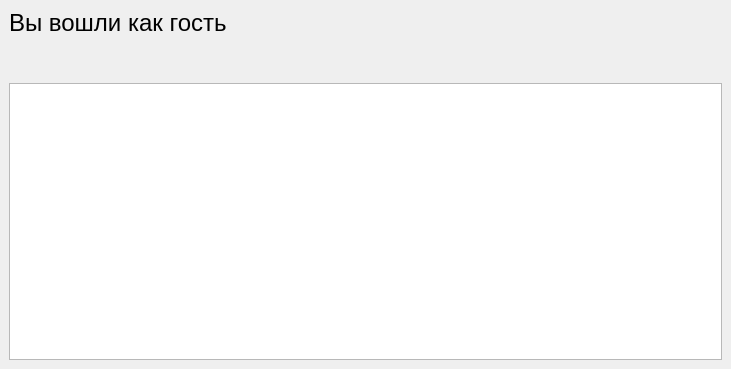
<?xml version="1.0" encoding="UTF-8"?>
<ui version="4.0">
 <class>MainWindow_guest</class>
 <widget class="QMainWindow" name="MainWindow_guest">
  <property name="geometry">
   <rect>
    <x>0</x>
    <y>0</y>
    <width>731</width>
    <height>369</height>
   </rect>
  </property>
  <property name="windowTitle">
   <string>MainWindow</string>
  </property>
  <widget class="QWidget" name="centralwidget">
   <layout class="QVBoxLayout" name="verticalLayout_2">
    <item>
     <layout class="QVBoxLayout" name="verticalLayout">
      <item>
       <widget class="QLabel" name="label_name">
        <property name="text">
         <string>&lt;html&gt;&lt;head/&gt;&lt;body&gt;&lt;p&gt;&lt;span style=&quot; font-size:18pt;&quot;&gt;Вы вошли как гость&lt;/span&gt;&lt;/p&gt;&lt;p&gt;&lt;br/&gt;&lt;/p&gt;&lt;/body&gt;&lt;/html&gt;</string>
        </property>
       </widget>
      </item>
      <item>
       <widget class="QTableView" name="tableView_name"/>
      </item>
     </layout>
    </item>
   </layout>
  </widget>
 </widget>
 <resources/>
 <connections/>
</ui>
